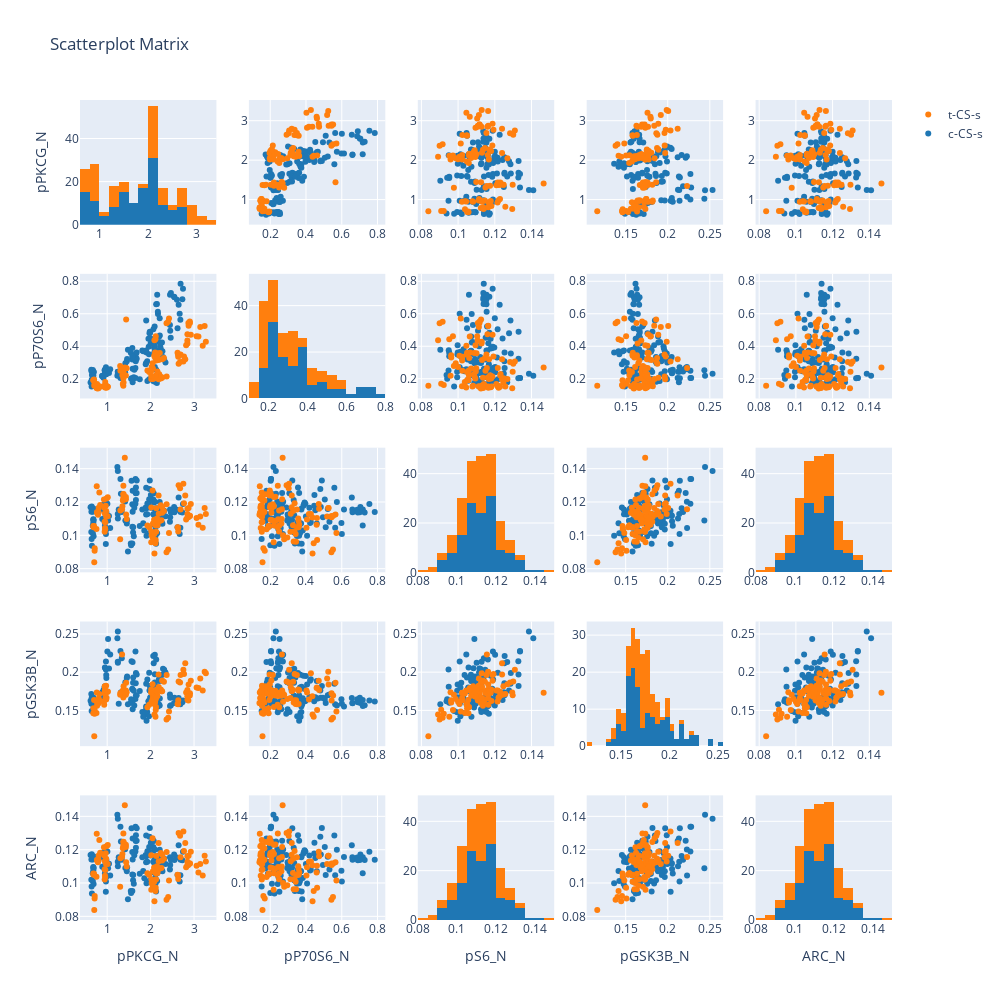

The notebook cell this image was saved under:
### Code cell
fig = ff.create_scatterplotmatrix(df, diag='histogram', index='class', height=1000, width=1000)

iplot(fig)
